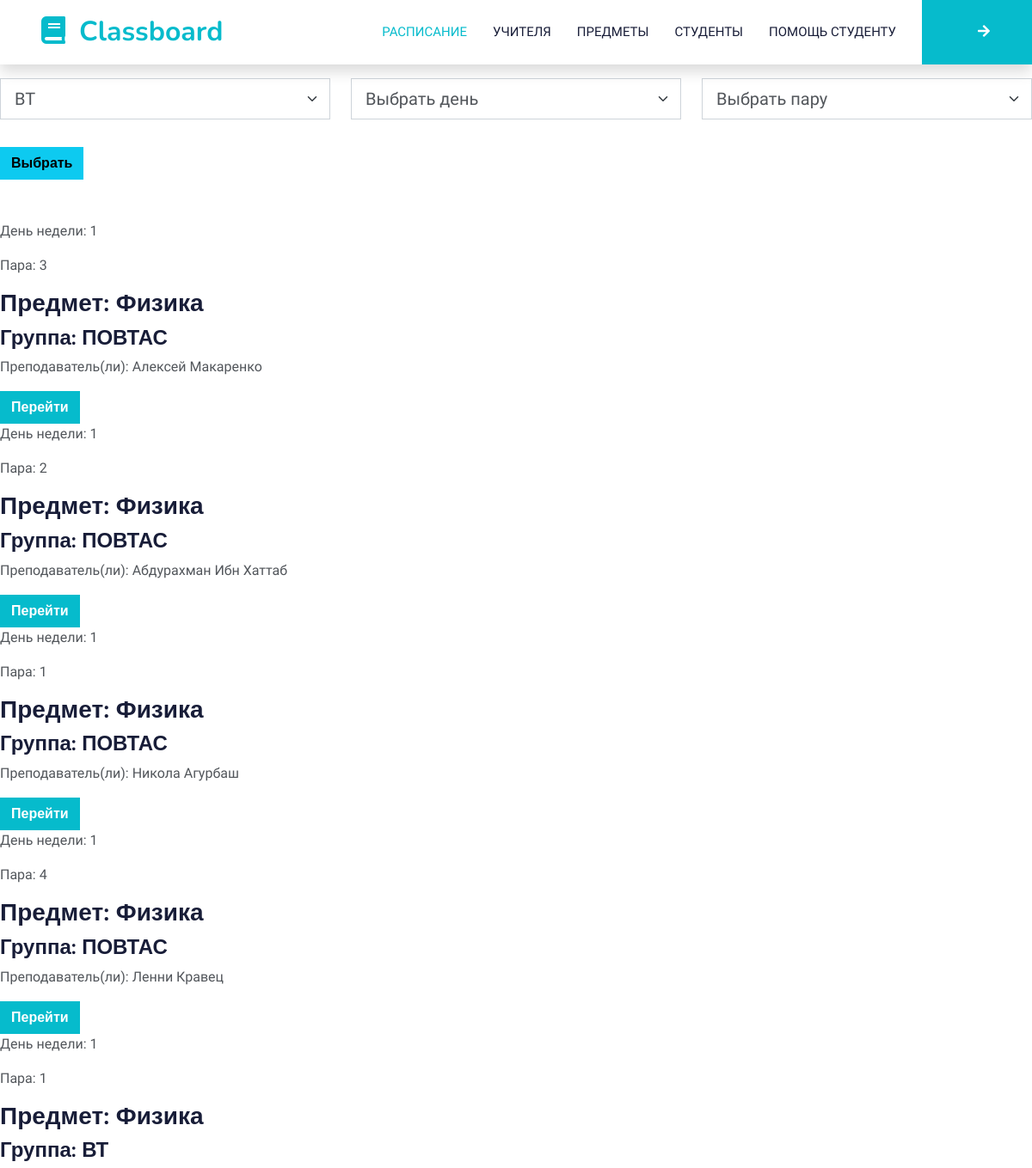
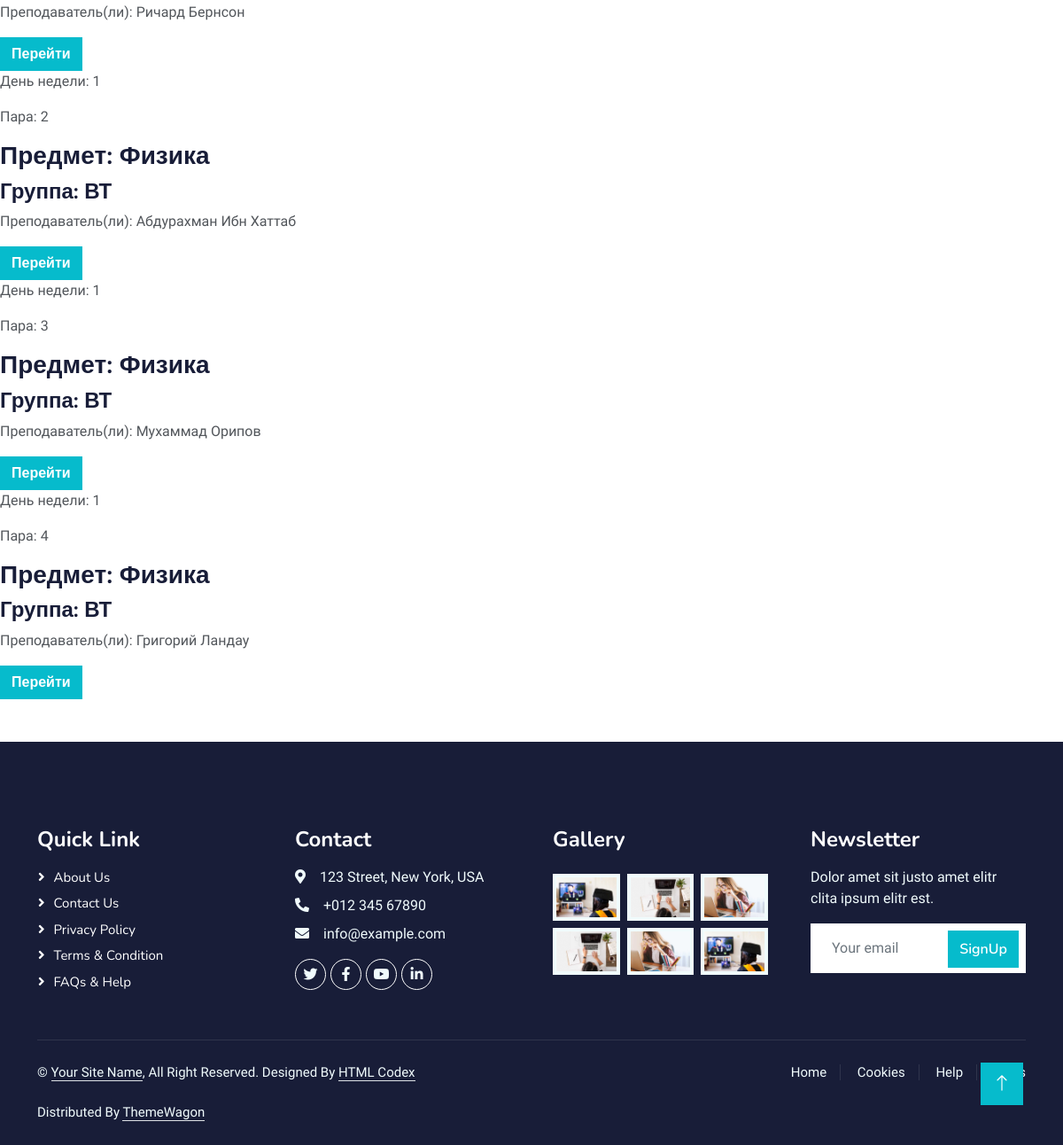
Page /classboard/ on the committed database (2 pictures, top to bottom).
### classboard/models.py (models this page shows, shortened)
class Classboard(models.Model):
    class_day = models.CharField(verbose_name='День недели', max_length=6, choices=SubjectByDayChoices.choices,
                                  default=SubjectByDayChoices.MO)
    class_pair = models.CharField(verbose_name='Пара', max_length=6, choices=SubjectPairChoices.choices,
                                  default=SubjectPairChoices.PAIR_1)
    subject_name = models.ForeignKey(verbose_name='Занятие', to='subjects.Subject', on_delete=models.CASCADE)
    group = models.ForeignKey(verbose_name='Группа', to='students.Group', on_delete=models.CASCADE)
    teacher = models.ManyToManyField(verbose_name='Преподаватель', to='teachers.Teacher', related_name='classboard_teacher')
    class Meta:
        ordering = ['subject_name', ]
        verbose_name = 'Расписание'
        verbose_name_plural = 'Расписание'

### subjects/models.py (models this page shows, shortened)
class SubjectAbstract(models.Model):
    name = models.CharField(verbose_name='Название предмета', max_length=100)
    class Meta:
        abstract = True
        verbose_name = 'Занятие'
        verbose_name_plural = 'Занятия'

class Subject(SubjectAbstract):
    class Meta:
        verbose_name = 'Предмет'
        verbose_name_plural = 'Предметы'
    def __str__(self) -> str:
        return f'{self.name}'

### students/models.py (models this page shows)
class Group(models.Model):
    name = models.CharField(
        verbose_name="Группа", max_length=100, blank=True, null=True
    )
    class Meta:
        verbose_name = "Группа"
        verbose_name_plural = "Группы"
        ordering = ["name"]
    def __str__(self) -> str:
        return f"{self.name}"

### teachers/models.py (models this page shows, shortened)
class Teacher(PersonAbstract):
    subject = models.ManyToManyField(to='subjects.Subject', related_name='subject_teacher')
    class Meta:
        verbose_name = 'Учитель'
        verbose_name_plural = 'Учителя'
        ordering = ['first_name', 'last_name']
    def __str__(self):
        return f'{self.first_name} {self.last_name}'

### classboard/views.py (the view, shortened to what this page needs)
# urls.py: path('', classboard_view, name='classboard_view'),
def classboard_view(request, pk=None) -> render:
    if not pk:
        template_ = "classboard_all.html"
        classboard_all = filters_students_options(request)
        context = {
            "classboard_all": classboard_all,
            "group": Group.objects.all(),
            "days": SubjectByDayChoices.choices,
            "pair": SubjectPairChoices.choices,
        }
    return render(request=request, template_name=template_, context=context)

### classboard/views.py (called while the page is built, shortened)
def filters_students_options(request, pk=None):
    return (
        Classboard.objects.all()
        .prefetch_related("teacher")
        .select_related("subject_name", "group")
    )

### classboard/templates/classboard_all.html (shortened to what this page needs)
{% extends 'layout/base.html' %}
{% block content %}
    <form action="" method="post">
        <div class="row mb-3 mt-3">
            <div class="col-4">
                <select class="form-select form-select-lg mb-3" name="group_choice" id="group_choice">
                    {% for group_item in group %}
                        <option value="{{ group_item.pk }}">{{ group_item.name }}</option>
                    {% endfor %}
                </select>
            </div>
            <div class="col-4">
                <select class="form-select form-select-lg mb-3" name="day_choice" id="group_choice">
                    <option value="">Выбрать день</option>
                </select>
            </div>
            <div class="col-4">
                <select class="form-select form-select-lg mb-3" name="pair_choice" id="pair_choice">
                    <option value="">Выбрать пару</option>
                </select>
            </div>
        </div>
        <div class="row">
            <div class="col-12 mb-5"><input class="btn btn-info" type="submit" value="Выбрать"/></div>
        </div>
    </form>
    {% for item in classboard_all %}
        <div class="col-12">
            <p>День недели: {{ item.class_day }} </p>
            <p>Пара: {{ item.class_pair }} </p>
            <h3>Предмет: {{ item.subject_name }}</h3>
            <h4>Группа: {{ item.group }}</h4>
            <p>Преподаватель(ли):
                {% for item_teacher in item.teacher.all %}
                    {{ item_teacher }}
                {% endfor %}
            </p>
            <a class="btn btn-primary" href="{% url 'classboard_view' item.pk %}"> Перейти </a>
        </div>
    {% endfor %}
{% endblock content %}

### static/css/style.css (style rules this page uses)
:root { --primary: #06BBCC; --light: #F0FBFC; --dark: #181d38; }
.btn { font-family: 'Nunito', sans-serif; font-weight: 600; transition: .5s; }
.btn.btn-primary, .btn.btn-secondary { color: #FFFFFF; }

### rows in the picture
Classboard: class_day "1", class_pair "3", subject_name "Физика", group "ПОВТАС"
Teacher: first_name+last_name "Алексей Макаренко"
Classboard: class_day "1", class_pair "2", subject_name "Физика", group "ПОВТАС"
Teacher: first_name+last_name "Абдурахман Ибн Хаттаб"
Classboard: class_day "1", class_pair "1", subject_name "Физика", group "ПОВТАС"
Teacher: first_name+last_name "Никола Агурбаш"
Classboard: class_day "1", class_pair "4", subject_name "Физика", group "ПОВТАС"
Teacher: first_name+last_name "Ленни Кравец"
Classboard: class_day "1", class_pair "1", subject_name "Физика", group "ВТ"
Teacher: first_name+last_name "Ричард Бернсон"
Classboard: class_day "1", class_pair "2", subject_name "Физика", group "ВТ"
Classboard: class_day "1", class_pair "3", subject_name "Физика", group "ВТ"
Teacher: first_name+last_name "Мухаммад Орипов"
Classboard: class_day "1", class_pair "4", subject_name "Физика", group "ВТ"
Teacher: first_name+last_name "Григорий Ландау"

### other values in the picture
form field group_choice "ВТ"
